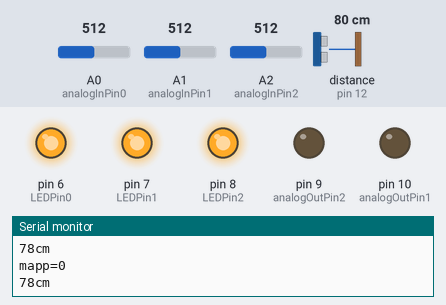
Simulated run of this sketch. Board: Arduino Uno, built with avr-gcc and run on an emulated ATmega328P. On the bench: output pins drawn as LEDs (lit = HIGH), the last lines printed to the serial monitor. Wiring (inferred from the names in the program): ultrasonic range finder: trigger pin 11; echo pin 12. The test bench sets the inputs (shaded band); at power-on: distance to the obstacle (sensor on pin 12) 80 cm, A0 (analogInPin0) = 512, A1 (analogInPin1) = 512, A2 (analogInPin2) = 512. The echo pulse lasts 58.3 µs per cm; pins used as bus, display or sensor lines are not drawn.

Above: at 1.2 s.
1.3 s: distance to the obstacle (sensor on pin 12) set to 2 cm
At 1.61 s:
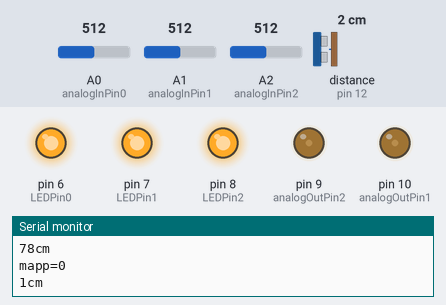
3.1 s: distance to the obstacle (sensor on pin 12) set to 4 cm
Timing chart, 0 to 6.1 s (numbered marks = the images above; inputs shaded):
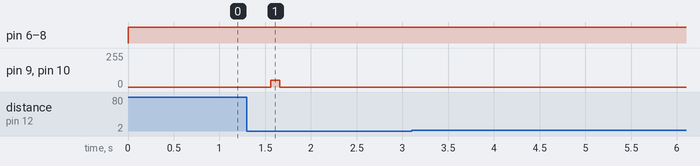

Measured:
- after the input at 1.3 s, pin 9 (analogOutPin2), pin 10 (analogOutPin1): 0/255 → 50/255 after 0.26 s, → 0/255 0.10 s later

The sketch:

Xe2pin.ino
```cpp
const int analogInPin0 = A0; // Analog input pin that the potentiometer is attached to
const int analogInPin1 = A1; // Analog input pin that the potentiometer is attached to
const int analogInPin2 = A2; // Analog input pin that the potentiometer is attached to
const int LEDPin0 = 6; // Analog output pin that the LED is attached to
const int LEDPin1 = 7; // Analog output pin that the LED is attached to
const int LEDPin2 = 8; // Analog output pin that the LED is attached to
int RIGHT_DOWN=1;
int LEFT_DOWN=2;
int STRAIGHT=0;
int last_time=0;
int sensorValue0 = 0; // value read from the pot
int sensorValue1 = 0; // value read from the pot
int sensorValue2 = 0; // value read from the pot
int outputValue0 = 0; // value output to the PWM (analog out)
int outputValue1 = 0; // value output to the PWM (analog out)
int outputValue2 = 0; // value output to the PWM (analog out)
int RB0 = 0; // value output to the PWM (analog out)
int RB1 = 0; // value output to the PWM (analog out)
int RB2 = 0; // value output to the PWM (analog out)
const int analogOutPin2 = 9; // Analog output pin that the LED is attached to
const int analogOutPin1 = 10; // Analog output pin that the LED is attached to
int outputValue = 0; // value output to the PWM (analog out)
int i=0;

void small_right_down(void){
 analogWrite(analogOutPin1, 50);
 analogWrite(analogOutPin2, 90);
}
void right_down(void){
 analogWrite(analogOutPin1, 0);
 analogWrite(analogOutPin2, 90);
}
void small_left_down(void){
 analogWrite(analogOutPin1, 90);
 analogWrite(analogOutPin2, 50);
}
void left_down(void){
 analogWrite(analogOutPin1, 90);
 analogWrite(analogOutPin2, 0);
}
void straight(void){
 analogWrite(analogOutPin1, 90);
 analogWrite(analogOutPin2, 90);
}
const int trig = 11;     // chân trig của HC-SR04
const int echo = 12;
int t=0;
// the setup function runs once when you press reset or power the board
void setup() {
 // initialize digital pin 13 as an output.
  Serial.begin(9600);
   pinMode(trig,OUTPUT);   // chân trig sẽ phát tín hiệu
    pinMode(echo,INPUT);    // chân echo sẽ nhận tín hiệu
 pinMode(6, OUTPUT);
 pinMode(7, OUTPUT);
 pinMode(8, OUTPUT);
 pinMode(LEDPin0, OUTPUT);
 pinMode(LEDPin1, OUTPUT);
 pinMode(LEDPin2, OUTPUT);
}
void SLow()
{
   analogWrite(analogOutPin1, 50);
 analogWrite(analogOutPin2, 50);
}
void Stop()
{
   analogWrite(analogOutPin1, 0);
 analogWrite(analogOutPin2, 0);
}
int mapp=0;
void loop() {
 sensorValue0 = analogRead(analogInPin0);
 sensorValue1 = analogRead(analogInPin1);
 sensorValue2 = analogRead(analogInPin2);
 if(sensorValue0>150){
 outputValue0 = 1;
 }
 else{
 outputValue0 = 0;
}
if(sensorValue1>150){
 outputValue1 = 1;
 }
 else{
 outputValue1 = 0;
}
if(sensorValue2>150){
 outputValue2 = 1;
 }
 else{
 outputValue2 = 0;
}
 if(outputValue0==0){
 digitalWrite(LEDPin0,LOW);
 }
 else{
 digitalWrite(LEDPin0,HIGH);
 }
 if(outputValue1==0){
 digitalWrite(LEDPin1,LOW);
 }
 else{
 digitalWrite(LEDPin1,HIGH);
 }
 if(outputValue2==0){
 digitalWrite(LEDPin2,LOW);
 }
 else{
 digitalWrite(LEDPin2,HIGH);
 }
 delay(2);
 //sensor monitor
 RB0=outputValue2;
 RB1=outputValue1;
 RB2=outputValue0;
 //last_time=STRAIGHT;
 // led_sens();

  /* Tính toán thời gian */
    // Đo độ rộng xung HIGH ở chân echo.


                  if(RB0==1 && RB1==0 && RB2==1)
                                 mapp=0;//đường đen
                  if(RB0==0 && RB1==1 && RB2==0)
                     mapp=1;
                      if(t%200==0) { unsigned long duration; // biến đo thời gian
    int distance;
                        digitalWrite(trig,0);   // tắt chân trig
                          delayMicroseconds(2);
                          digitalWrite(trig,1);   // phát xung từ chân trig
                          delayMicroseconds(5);   // xung có độ dài 5 microSeconds
                          digitalWrite(trig,0);
                          duration = pulseIn(echo,HIGH);
                          // Tính khoảng cách đến vật.
                          distance = int(duration/2/29.412);

                                Serial.print("mapp=");
                                Serial.println(mapp);
                                      Serial.print(distance);
                                      Serial.println("cm");
                                      delay(200);
                                            if(distance<=30){
      SLow();
      delay(100);
      Stop();
      while(distance<=30)
      {     digitalWrite(trig,0);   // tắt chân trig
                          delayMicroseconds(2);
                          digitalWrite(trig,1);   // phát xung từ chân trig
                          delayMicroseconds(5);   // xung có độ dài 5 microSeconds
                          digitalWrite(trig,0);
                          duration = pulseIn(echo,HIGH);
                          // Tính khoảng cách đến vật.
                          distance = int(duration/2/29.412);
                                              delay(30);
                                              Serial.print("Do u know my father???");

      }
                                            }

    }
                if(mapp==0)
                {

                if(RB0==1 && RB1==1 && RB2==1 && last_time==LEFT_DOWN){
                left_down(); /*"White White White" and "LEFT_DOWN last time"*/
                last_time=LEFT_DOWN; /* turn left */
                }
                else if(RB0==1 && RB1==1 && RB2==1 && last_time==RIGHT_DOWN){
                right_down(); /*"White White White" and "RIGHT_DOWN last time"*/
                last_time=RIGHT_DOWN; /* turn right */
                }
                else if(RB0==0 && RB1==0 && RB2==1){ /* Black Black White */
                small_left_down(); /* turn left a little */
                last_time=LEFT_DOWN;
                }
                else if(RB0==0 && RB1==1 && RB2==1){ /* Black White White */
                left_down(); /* turn left */
                last_time=LEFT_DOWN;
                }
                else if(RB0==1 && RB1==0 && RB2==0){ /* White Black Black */
                small_right_down(); /* turn right a little */
                last_time=RIGHT_DOWN;
                }
                else if(RB0==1 && RB1==1 && RB2==0){ /* White White Black */
                right_down(); /* turn right */
                last_time=RIGHT_DOWN;
                }
                if (RB0==1 && RB1==0 && RB2==1)
                straight(); /* go to straight */
                //last_time=STRAIGHT;
                }
                if(mapp==1)
                {

                  if(RB0==0 && RB1==0 && RB2==0 && last_time==LEFT_DOWN){
                left_down(); /*"Black Black Black" and "LEFT_DOWN last time"*/
                last_time=LEFT_DOWN; /* turn left */
                }
                else if(RB0==0 && RB1==0 && RB2==0 && last_time==RIGHT_DOWN){
                right_down(); /*"Black Black Black" and "RIGHT_DOWN last time"*/
                last_time=RIGHT_DOWN; /* turn right */
                }
                else if(RB0==1 && RB1==1 && RB2==0){ /* White White Black */
                small_left_down(); /* turn left a little */
                last_time=LEFT_DOWN;
                }
                else if(RB0==1 && RB1==0 && RB2==0){ /* White Black Black */
                left_down(); /* turn left */
                last_time=LEFT_DOWN;
                }
                else if(RB0==0 && RB1==1 && RB2==1){ /* Black White White */
                small_right_down(); /* turn right a little */
                last_time=RIGHT_DOWN;
                }
                else if(RB0==0 && RB1==0 && RB2==1){ /* Black Black White */
                right_down(); /* turn right */
                last_time=RIGHT_DOWN;
                }
                else{ /* The other case */
                straight(); /* go to straight */
                //last_time=STRAIGHT;
                }

                }

              t++;


}
```
